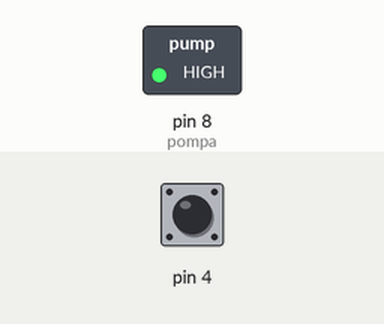
Simulated run of this sketch. Board: Arduino Uno, built with avr-gcc and run on an emulated ATmega328P. Parts: switched loads named in the sketch (green lamp = pin HIGH). Dashed ring = blinking. The inputs (shaded band) are chosen by the test bench; at power-on: pin 4 HIGH. What the sketch prints to the serial monitor is not drawn.

Above: at 1.2 s.
1.3 s: pin 4 pulled LOW for 0.15 s
At 1.38 s:
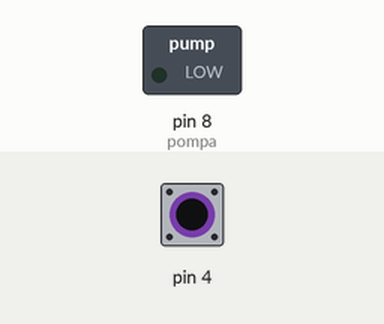
2.9 s: pin 4 pulled LOW for 3.2 s
At 6.9 s:
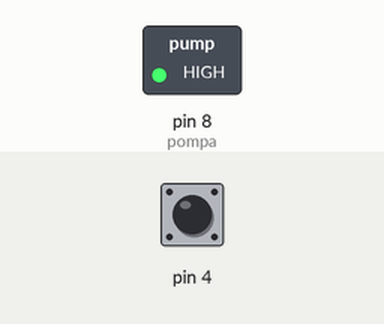
9.1 s: pin 4 pulsed LOW 2 times (0.12 s each, 0.3 s apart)
At 9.31 s:
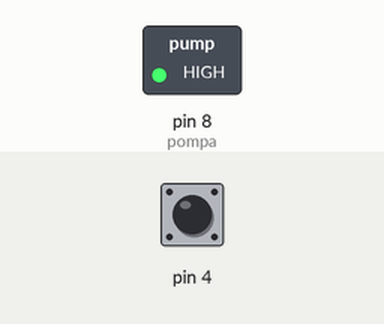
12.7 s: pin 4 driven LOW
At 14.1 s:
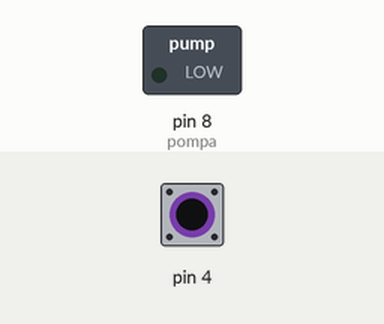
15.7 s: pin 4 driven HIGH
At 16.5 s:
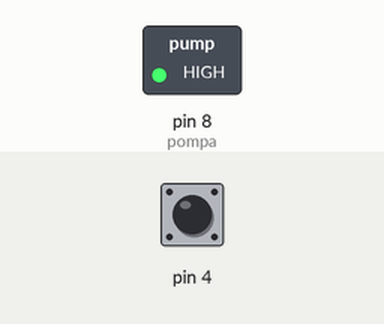
Timing chart, 0 to 18.2 s (numbered marks = the images above; inputs shaded):
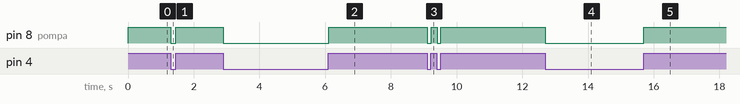

Measured:
- after the input at 1.3 s, pin 8 (pompa): HIGH → LOW at once, → HIGH 0.15 s later
- after the input at 2.9 s, pin 8 (pompa): HIGH → LOW at once, → HIGH 3.2 s later
- after the input at 9.1 s, pin 8 (pompa): alternates HIGH for 0.18 s and LOW for 0.12 s, 4 changes in all, then stays HIGH, starting at once
- after the input at 12.7 s, pin 8 (pompa): HIGH → LOW at once
- after the input at 15.7 s, pin 8 (pompa): LOW → HIGH at once

The sketch:

handwash.ino
```cpp
#define pompa 8
void setup() {
  pinMode(pompa, OUTPUT);
  pinMode(4, INPUT_PULLUP);
  Serial.begin(9600);
}

void loop() {
  if (digitalRead(4)==LOW){
  digitalWrite(pompa, LOW);
  Serial.println("LOW");
  } else if (digitalRead(4)==HIGH) {
    digitalWrite(pompa, HIGH);
      Serial.println("HIGH");
    }
}
```
